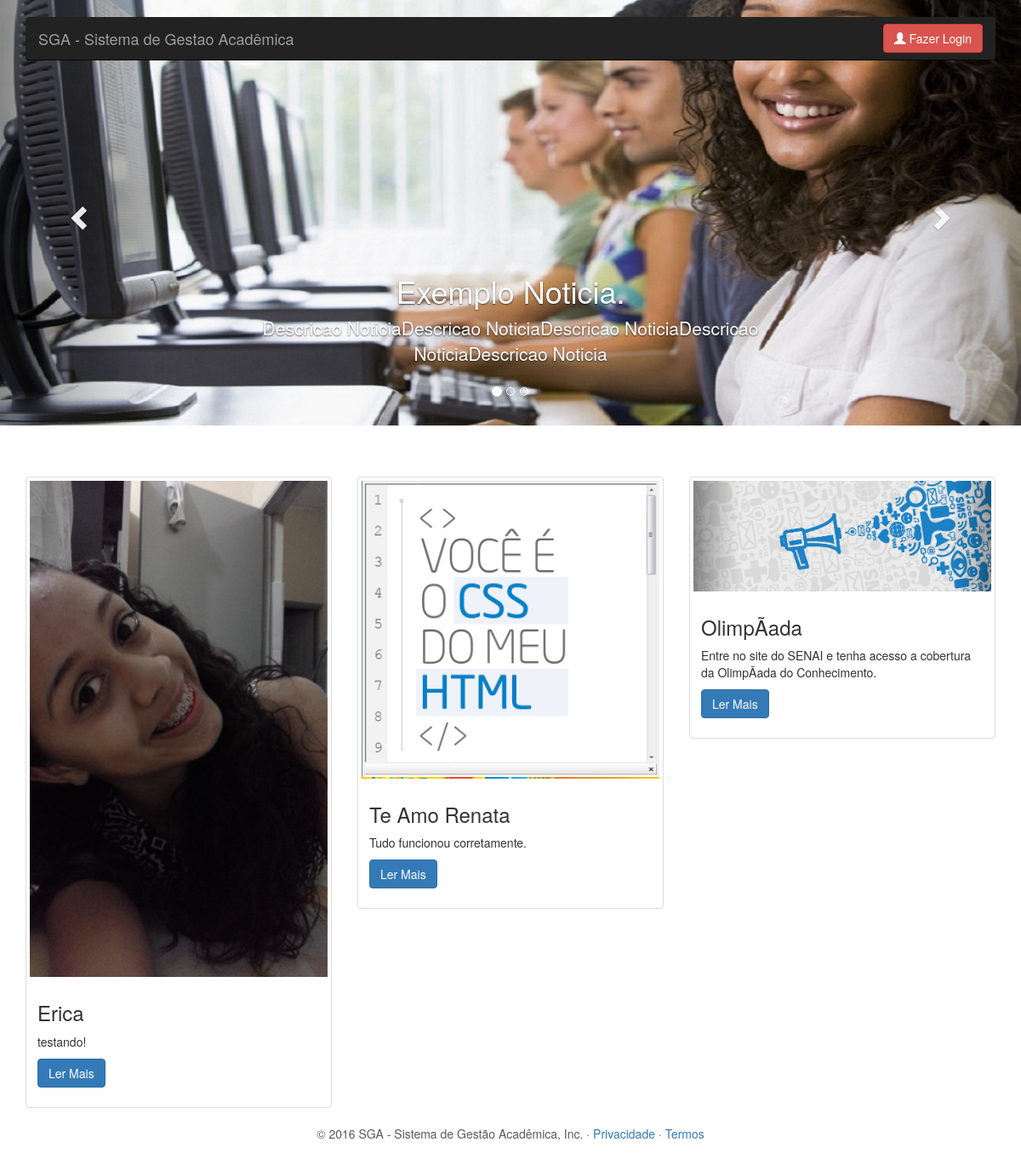
The page / on the database its author committed.
### tables this page shows
CREATE TABLE IF NOT EXISTS `noticias` (
  `tit_noticia` varchar(25) NOT NULL,
  `desc_noticia` varchar(160) NOT NULL,
  `imagem` varchar(50) DEFAULT NULL,
  `cd_noticias` bigint(20) NOT NULL,
  `permissao` varchar(1) NOT NULL,
  `posicao` varchar(10) NOT NULL,
  `categoria` varchar(20) NOT NULL,
  `foto` varchar(300) NOT NULL
);

### classes/database.class.php (called while the page is built, shortened)
<?php
class Database {
  private $mysql;
  private $query;
  public function __construct() {
    $this->mysql = new mysqli('localhost', 'root','', 'sga');
  }
  protected function clearAttributes() {
    $not = array('last_query', 'operators', 'join_types');
    $attrs = get_object_vars($this);
  }
  public function result() {
    $data = array();
    if(!empty($this->query)) {
      while($result = mysqli_fetch_object($this->query)) {
        $data[] = (Object) array_map("utf8_encode", (Array) $result);
      }
    }
    return $data;
  }
  public function query($query, $escape = FALSE) {
    $escape = (!is_bool($escape)) ? TRUE : $escape;
    $this->query = $this->mysql->query($query);
    return $this;
  }
}

### classes/noticia.class.php (the view, shortened to what this page needs)
<?php
Class Noticia extends Funcoes {
  public function getNoticias() {
    $objetoSql = new Database();
    $resultado = $objetoSql->query('select * from noticias order by cd_noticias DESC limit 3')->result();
    if(count($resultado) > 0) {
      return $resultado;
    }else {
      return false;
    }
  }
  public function geraNoticia() {
    $noticias = $this->getNoticias();
    foreach ($noticias as $itens) { ?>
      <div class="col-sm-6 col-md-4">
        <div class="thumbnail">
          <img src="<?= (isset($itens->foto) && $itens->foto != '') ? 'uploads/noticias/'.$itens->foto : 'assets/imagens/news2.gif'; ?> " alt="...">
          <div class="caption">
            <h3><?= $itens->tit_noticia;?></h3>
            <p><?= $itens->desc_noticia;?></p>
            <p><a href="#" class="btn btn-primary" role="button">Ler Mais</a></p>
          </div>
        </div>
      </div>
    <?php
    }
  }
}

### assets/css/carousel.css (style rules this page uses)
body { padding-bottom: 40px; color: #5a5a5a; }

### rows shown on the page
noticias: foto (picture), tit_noticia "Erica", desc_noticia "testando!"
noticias: foto (picture), tit_noticia "Te Amo Renata", desc_noticia "Tudo funcionou corretamente."
noticias: tit_noticia "OlimpÃ­ada", desc_noticia "Entre no site do SENAI e tenha acesso a cobertura da OlimpÃ­ada do Conhecimento."
